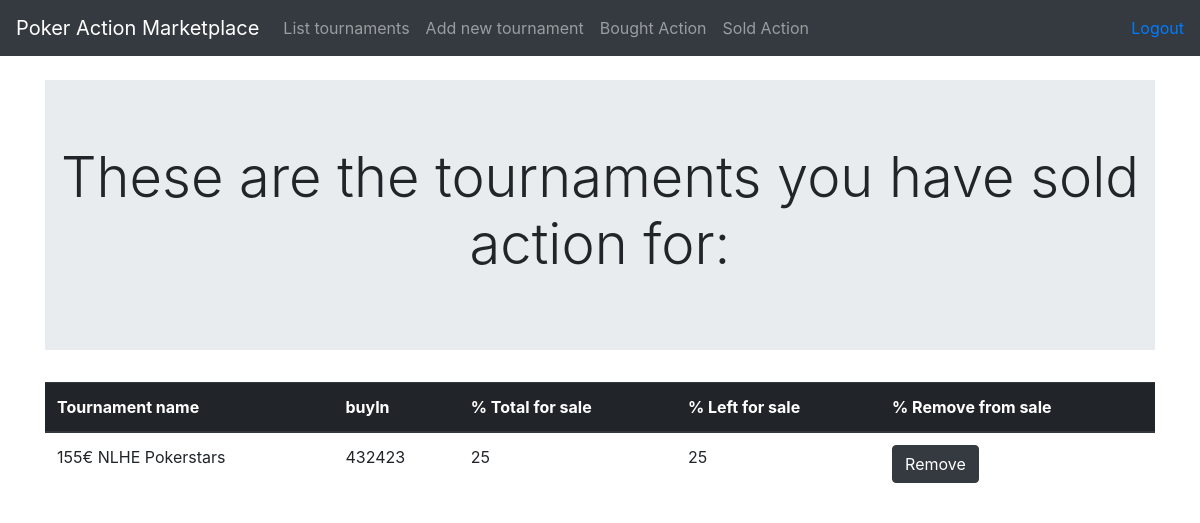
Screenshot of /tournaments/sold (signed in) with the database file from the repository.
### application/tournamentPackages/models.py (models this page shows, shortened)
class TournamentPackage(Base):
    tournament = db.Column(db.String(144), nullable=False)
    buyin = db.Column(db.Integer, nullable=False)
    pcttobesold = db.Column(db.Integer, nullable=False)
    pctleft = db.Column(db.Integer, nullable=False)
    account_id = db.Column(db.Integer, db.ForeignKey('account.id'), nullable=False)
    @staticmethod
    def tournaments_sold_action_from(id):
        stmt = text("SELECT tournament, buyin, pcttobesold, pctleft, tournament_package.id FROM tournament_package "
        "LEFT join account on tournament_package.account_id = account.id "
        "where account_id = {}".format(id))
        res = db.engine.execute(stmt)
        class soldTournaments:
            def __init__(self, tournament, buyin, pcttobesold, pctleft, id):
                self.tournament = tournament
                self.buyin = buyin
                self.pcttobesold = pcttobesold
                self.pctleft = pctleft
                self.id = id
                self.buyers = []
        tournaments = []
        for row in res:
            temp = list(row)
            tournm = soldTournaments(temp[0], temp[1], temp[2], temp[3], temp[4])
            tournaments.append(tournm)
            tournm.buyers = TournamentPackage.buyers_for_tournament(temp[4])
        return tournaments
    @staticmethod
    def buyers_for_tournament(tournamentid):
        stmt = text("SELECT buyer_id, actionboughtpct, account.name from bought_action_from_tournament LEFT JOIN account on buyer_id = account.id "
                    "where bought_action_from_tournament.tournament_package_id ={}".format(tournamentid))
        res = db.engine.execute(stmt)
        buyers = []
        for row in res:
            temp = list(row)
            buyers.append(temp)
        return buyers

### application/tournamentPackages/views.py (the view)
@app.route('/tournaments/sold', methods=["GET"])
@login_required
def show_sold_tournaments():
    soldtournaments = TournamentPackage.tournaments_sold_action_from(current_user.id)
    for row in soldtournaments:
        print(row.tournament)
        for tour in row.buyers:
            print(tour)
    return render_template('tournaments/sold.html', soldTournaments = soldtournaments)

### application/__init__.py (called while the page is built)
@login_manager.user_loader
def load_user(user_id):
    return User.query.get(user_id)

### application/templates/tournaments/sold.html (shortened to what this page needs)
{% extends "layout.html" %}
{% block body %}
<div class="jumbotron jumbotron-fluid">
  <div class="container">
    <h1 class="display-4" align=center>These are the tournaments you have sold action for:</h1>
  </div>
</div>
<table class="table">
  <thead class="thead-dark">
    <th scope="col">Tournament name</th>
    <th scope="col">buyIn</th>
    <th scope="col">% Total for sale</th>
    <th scope="col">% Left for sale</th>
    <th scope="col">% Remove from sale</th>
    </thead>
{% for tournament in soldTournaments %}
<tr>
  <td>{{ tournament.tournament }}</td>
  <td>{{ tournament.buyin }}</td>
  <td>{{ tournament.pcttobesold }}</td>
  <td>{{ tournament.pctleft }}</td>
  <td><form method ="POST", action="{{ url_for('remove_tournament_from_sale', tournament_id = tournament.id) }}">
    <input type="submit" value="Remove" class="btn btn-dark">
  </form> </td>
</tr>
{% endfor %}
</table>
{% endblock %}

### rows the page displays
TournamentPackage: tournament "155€ NLHE Pokerstars", buyin "432423", pcttobesold "25", pctleft "25"
